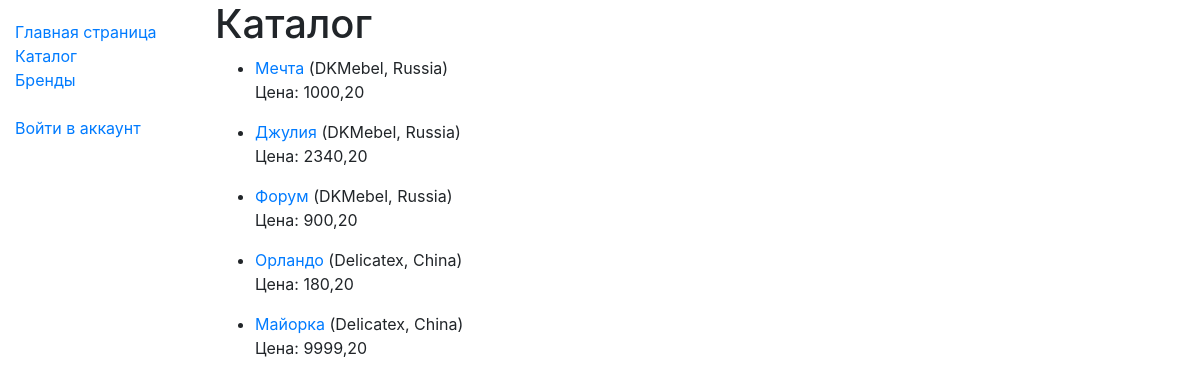
Page /catalog/furniture/ on the earlier database version.
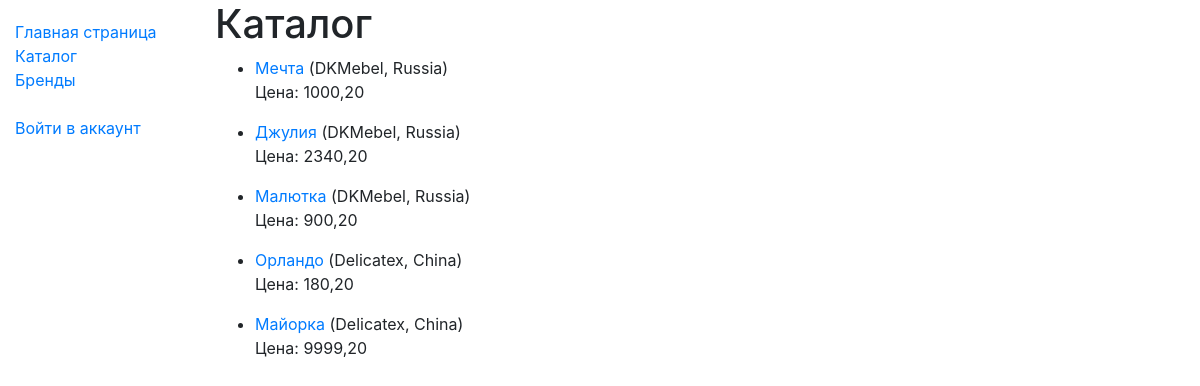
Same page on the later database version.
### catalog/models.py (models this page shows, shortened)
class Furniture(models.Model):
    name = models.CharField(max_length=200)
    brand = models.ForeignKey('Brand', on_delete=models.SET_NULL, null=True)
    description = models.TextField(max_length=1000, help_text="Описание продукта")
    isbn = models.CharField('ISBN', max_length=13,
                            help_text='13 Character <a href="https://www.isbn-international.org/content/what-isbn">ISBN number</a>')
    type = models.ManyToManyField(Type, help_text="Выберите тип продукта")
    published = models.BooleanField(default=False, help_text="Опубликовано")
    image = models.CharField(max_length=500, help_text="Изображение продукта", null=True)
    price = models.DecimalField(max_digits=6, decimal_places=2, default=1000.20)
    def get_absolute_url(self):
        return reverse('furniture-detail', args=[str(self.id)])
    def display_type(self):
        return ', '.join(type.name for type in self.type.all()[:3])
    display_type.short_description = 'type'
    class Meta:
        ordering = ['brand']

class Brand(models.Model):
    name = models.CharField(max_length=100)
    country = models.CharField(max_length=100)
    description = models.CharField(max_length=500, null=True)
    def __str__(self):
        return '%s, %s' % (self.name, self.country)
    class Meta:
        ordering = ['name']

### catalog/views.py (the view)
# urls.py: path('furniture/', views.FurnitureListView.as_view(), name='furniture'),
class FurnitureListView(generic.ListView):
    model = Furniture
    def get_queryset(self):
        return Furniture.objects.filter(published=True)

### catalog/templates/catalog/furniture_list.html
{% extends "base_generic.html" %}
{% block content %}
  <h1>Каталог</h1>
  {% if furniture_list %}
  <ul>
    {% for furniture in furniture_list %}
      <li>
        <a href="{{ furniture.get_absolute_url }}">{{ furniture.name }}</a> ({{furniture.brand}})
        <p> Цена: {{furniture.price }} </p>
      </li>
    {% endfor %}
  </ul>
  {% else %}
    <p>В магазине пропала вся мебель :(</p>
  {% endif %}
{% endblock %}

Differences in the rows shown:
no longer on this page (row edited): Furniture: name "Форум", brand "DKMebel, Russia", price "900,20"
now on this page (row edited): Furniture: name "Малютка", brand "DKMebel, Russia", price "900,20"
